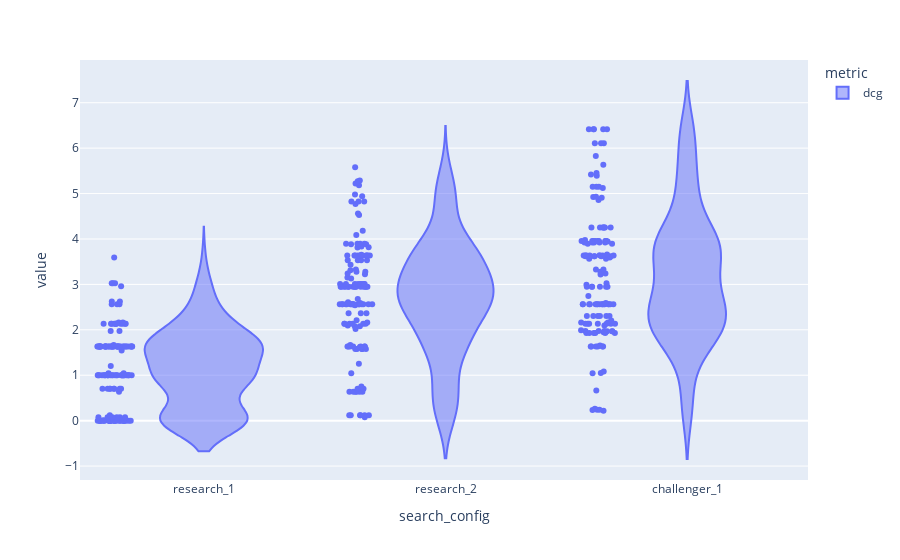

The code cell stored with this chart in its notebook:
### Code cell
sel = df_metrics.search_config.isin(["research_1", "research_2", "challenger_1"])
sel = sel & (df_metrics.metric.isin(["dcg"]))
df = df_metrics[sel]
df = df[["value", "metric", "search_config", "query", "datetime"]]

fig = px.violin(df, y="value", x="search_config", points="all", color="metric", hover_data=df.columns)
fig

### Figure 1 — Plotly figure (JSON) as saved in the notebook; plotly's stock layout.template omitted (floating-point values rounded to 4 significant figures; data arrays with more than 128 entries replaced by an {"elided": "..."} marker saying what was removed)
{"data": [{"alignmentgroup": "True", "box": {"visible": false}, "customdata": {"elided": "420x3 str values"}, "hovertemplate": "metric=%{customdata[0]}<br>search_config=%{x}<br>value=%{y}<br>query=%{customdata[1]}<br>datetime=%{customdata[2]}<extra></extra>", "legendgroup": "dcg", "marker": {"color": "#636efa"}, "name": "dcg", "offsetgroup": "dcg", "orientation": "v", "points": "all", "scalegroup": "True", "showlegend": true, "type": "violin", "x": {"elided": "420 str values"}, "x0": " ", "xaxis": "x", "y": {"elided": "420 float values"}, "y0": " ", "yaxis": "y"}], "layout": {"legend": {"title": {"text": "metric"}, "tracegroupgap": 0}, "margin": {"t": 60}, "violinmode": "group", "xaxis": {"anchor": "y", "domain": [0, 1], "title": {"text": "search_config"}}, "yaxis": {"anchor": "x", "domain": [0, 1], "title": {"text": "value"}}}}
